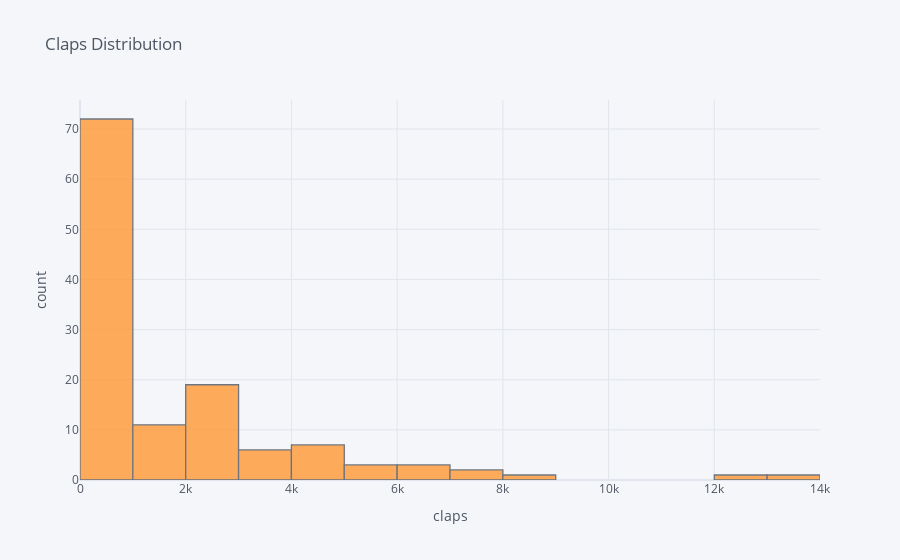

Notebook code for this chart:
### Code cell
#I/ Histograms and Boxplots
df['claps'].iplot(kind='hist', xTitle='claps', yTitle='count', title='Claps Distribution')

### Figure 1 — Plotly figure (JSON) as saved in the notebook; plotly's stock layout.template omitted (floating-point values rounded to 4 significant figures)
{"data": [{"histfunc": "count", "histnorm": "", "marker": {"color": "rgba(255, 153, 51, 1.0)", "line": {"color": "#4D5663", "width": 1.3}}, "name": "claps", "opacity": 0.8, "orientation": "v", "type": "histogram", "x": [2, 18, 50, 0, 0, 0, 73, 234, 2, 0, 682, 58, 5, 7, 87, 23, 4, 113, 8, 17, 8, 4800, 2700, 72, 123, 857, 186, 11, 119, 2000, 4100, 59, 2700, 77, 14, 7000, 1200, 275, 1600, 1600, 1000, 4300, 4980, 12900, 223, 4900, 101, 5900, 548, 895, 6700, 6500, 2700, 1100, 2900, 2600, 2800, 5300, 1300, 1000, 7900, 364, 13500, 4100, 2200, 3900, 6300, 8200, 1300, 5400, 2300, 2700, 2100, 707, 650, 2700, 4100, 822, 830, 3700, 653, 657, 1100, 2800, 3100, 792, 222, 3300, 315, 2500, 976, 2000, 1000, 3200, 651, 2300, 809, 745, 587, 818, 2200, 1300, 630, 2600, 2000, 3600, 440, 728, 893, 205, 529, 121, 361, 31, 0, 24, 0, 5, 6, 0, 424, 443, 412, 329, 309, 75]}], "layout": {"barmode": "overlay", "legend": {"bgcolor": "#F5F6F9", "font": {"color": "#4D5663"}}, "paper_bgcolor": "#F5F6F9", "plot_bgcolor": "#F5F6F9", "title": {"font": {"color": "#4D5663"}, "text": "Claps Distribution"}, "xaxis": {"gridcolor": "#E1E5ED", "showgrid": true, "tickfont": {"color": "#4D5663"}, "title": {"font": {"color": "#4D5663"}, "text": "claps"}, "zerolinecolor": "#E1E5ED"}, "yaxis": {"gridcolor": "#E1E5ED", "showgrid": true, "tickfont": {"color": "#4D5663"}, "title": {"font": {"color": "#4D5663"}, "text": "count"}, "zerolinecolor": "#E1E5ED"}}}
